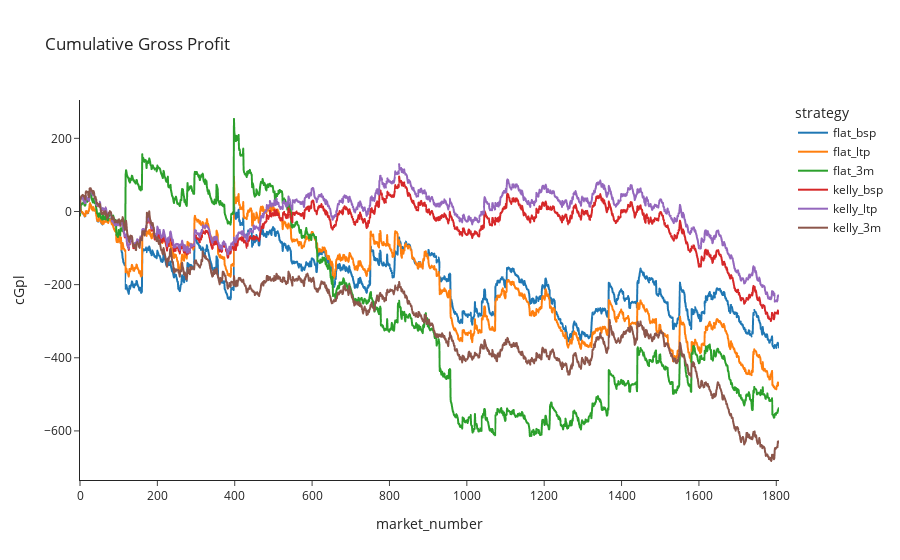

This figure's notebook cell:
### Code cell
# Compare Cumulative PL Charts
cumulativePLs = None
for strategy, objects in grid.items():

    # Assemble bets based on staking function and odds column
    bets = objects[0](df, back_odds = objects[1], lay_odds = objects[2])
    
    d = (
           bets
           .groupby('market_id')
           .agg({'gpl': 'sum', 'stake': 'sum'})
    )

    d['market_number'] = np.arange(len(d))
    # Normalise to $10,000 stake for visual comparison
    d['gpl'] = d['gpl'] / (d.stake.sum() / 10000)
    d['cGpl'] = d.gpl.cumsum()
    d['strategy'] = strategy
    
    try:
        cumulativePLs = pd.concat([cumulativePLs, d], ignore_index=True)
    except:
        cumulativePLs = d

px.line(cumulativePLs, x="market_number", y="cGpl", color="strategy", title='Cumulative Gross Profit', template='simple_white')

### Figure 1 — Plotly figure (JSON) as saved in the notebook; plotly's stock layout.template omitted (floating-point values rounded to 4 significant figures; data arrays with more than 128 entries replaced by an {"elided": "..."} marker saying what was removed)
{"data": [{"hovertemplate": "strategy=flat_bsp<br>market_number=%{x}<br>cGpl=%{y}<extra></extra>", "legendgroup": "flat_bsp", "line": {"color": "#1F77B4", "dash": "solid"}, "mode": "lines", "name": "flat_bsp", "showlegend": true, "type": "scattergl", "x": {"elided": "1808 int values"}, "xaxis": "x", "y": {"elided": "1808 float values"}, "yaxis": "y"}, {"hovertemplate": "strategy=flat_ltp<br>market_number=%{x}<br>cGpl=%{y}<extra></extra>", "legendgroup": "flat_ltp", "line": {"color": "#FF7F0E", "dash": "solid"}, "mode": "lines", "name": "flat_ltp", "showlegend": true, "type": "scattergl", "x": {"elided": "1808 int values"}, "xaxis": "x", "y": {"elided": "1808 float values"}, "yaxis": "y"}, {"hovertemplate": "strategy=flat_3m<br>market_number=%{x}<br>cGpl=%{y}<extra></extra>", "legendgroup": "flat_3m", "line": {"color": "#2CA02C", "dash": "solid"}, "mode": "lines", "name": "flat_3m", "showlegend": true, "type": "scattergl", "x": {"elided": "1808 int values"}, "xaxis": "x", "y": {"elided": "1808 float values"}, "yaxis": "y"}, {"hovertemplate": "strategy=kelly_bsp<br>market_number=%{x}<br>cGpl=%{y}<extra></extra>", "legendgroup": "kelly_bsp", "line": {"color": "#D62728", "dash": "solid"}, "mode": "lines", "name": "kelly_bsp", "showlegend": true, "type": "scattergl", "x": {"elided": "1808 int values"}, "xaxis": "x", "y": {"elided": "1808 float values"}, "yaxis": "y"}, {"hovertemplate": "strategy=kelly_ltp<br>market_number=%{x}<br>cGpl=%{y}<extra></extra>", "legendgroup": "kelly_ltp", "line": {"color": "#9467BD", "dash": "solid"}, "mode": "lines", "name": "kelly_ltp", "showlegend": true, "type": "scattergl", "x": {"elided": "1808 int values"}, "xaxis": "x", "y": {"elided": "1808 float values"}, "yaxis": "y"}, {"hovertemplate": "strategy=kelly_3m<br>market_number=%{x}<br>cGpl=%{y}<extra></extra>", "legendgroup": "kelly_3m", "line": {"color": "#8C564B", "dash": "solid"}, "mode": "lines", "name": "kelly_3m", "showlegend": true, "type": "scattergl", "x": {"elided": "1808 int values"}, "xaxis": "x", "y": {"elided": "1808 float values"}, "yaxis": "y"}], "layout": {"legend": {"title": {"text": "strategy"}, "tracegroupgap": 0}, "title": {"text": "Cumulative Gross Profit"}, "xaxis": {"anchor": "y", "domain": [0, 1], "title": {"text": "market_number"}}, "yaxis": {"anchor": "x", "domain": [0, 1], "title": {"text": "cGpl"}}}}
